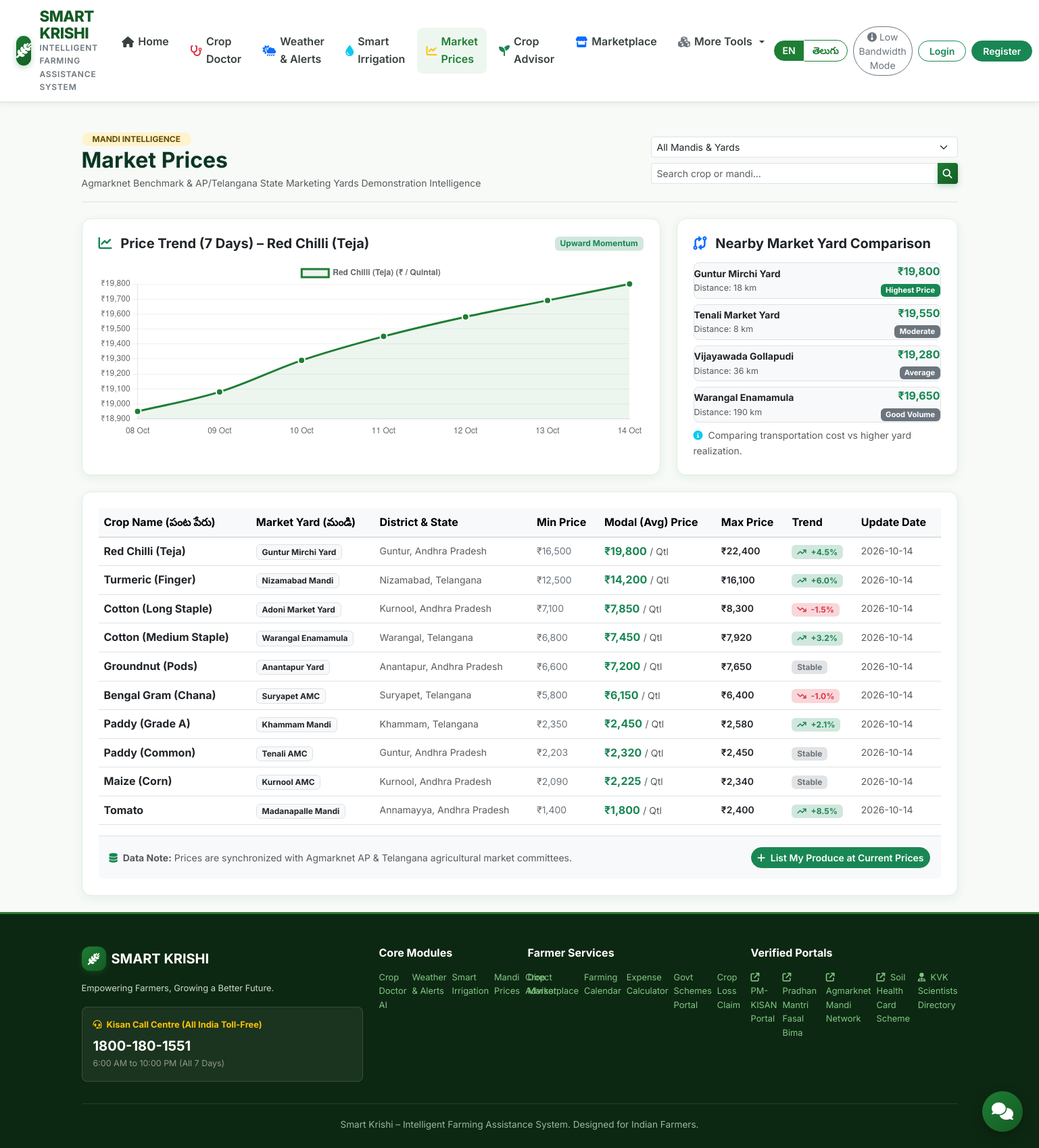
/market, run on the app's committed database.
### tables this page shows
CREATE TABLE market_prices (
    id INTEGER PRIMARY KEY AUTOINCREMENT,
    crop_name_en TEXT NOT NULL,
    crop_name_te TEXT NOT NULL,
    mandi_name TEXT NOT NULL,
    district TEXT NOT NULL,
    state TEXT DEFAULT 'Andhra Pradesh',
    modal_price REAL NOT NULL,
    min_price REAL NOT NULL,
    max_price REAL NOT NULL,
    price_unit TEXT DEFAULT '₹ / Quintal',
    price_trend TEXT CHECK(price_trend IN ('up', 'down', 'stable')) DEFAULT 'stable',
    trend_pct REAL DEFAULT 0.0,
    price_date DATE NOT NULL,
    is_demo_data INTEGER DEFAULT 0,
    created_at TIMESTAMP DEFAULT CURRENT_TIMESTAMP
);

### app.py (the view)
@app.route("/market")
def market():
    search = request.args.get("q", "").strip()
    selected_mandi = request.args.get("mandi", "all")
    prices = MarketService.get_all_prices(search, selected_mandi)
    mandis = MarketService.get_mandi_list()
    top_crop = prices[0]["crop_name_en"] if prices else "Red Chilli"
    trends = MarketService.get_historical_trends(top_crop)
    return render_template("market/index.html",
                           prices=prices,
                           mandis=mandis,
                           selected_mandi=selected_mandi,
                           search=search,
                           trends=trends)

### templates/market/index.html (shortened to what this page needs)
{% extends "base.html" %}
{% block content %}
<div class="container py-4">
  <div class="d-flex flex-wrap justify-content-between align-items-center mb-4 pb-3 border-bottom gap-3">
    <div>
      <span class="badge bg-warning-subtle text-warning-emphasis fw-bold px-3 py-1.5 rounded-pill text-uppercase">Mandi Intelligence</span>
      <h2 class="fw-bold text-success-emphasis mb-0" data-i18n="nav_market">Live Agricultural Market Prices</h2>
      <div class="text-muted small mt-1">
        Agmarknet Benchmark & AP/Telangana State Marketing Yards Demonstration Intelligence
      </div>
    </div>
    <form method="GET" action="{{ url_for('market') }}" class="d-flex flex-wrap gap-2">
      <select name="mandi" class="form-select form-select-sm" onchange="this.form.submit()">
        <option value="all">All Mandis & Yards</option>
      </select>
      <div class="input-group input-group-sm">
        <input type="text" name="q" class="form-control" placeholder="Search crop or mandi..." value="{{ search }}">
        <button type="submit" class="btn btn-krishi-primary">
          <i class="fa-solid fa-magnifying-glass"></i>
        </button>
      </div>
    </form>
  </div>
  <div class="row g-4 mb-4">
    <div class="col-lg-8">
      <div class="krishi-card">
        <div class="d-flex justify-content-between align-items-center mb-3">
          <h5 class="fw-bold text-dark mb-0">
            <i class="fa-solid fa-chart-line text-success me-2"></i> Price Trend (7 Days) – {{ trends.crop }}
          </h5>
          <span class="badge bg-success-subtle text-success">Upward Momentum</span>
        </div>
        <div style="height: 260px;">
          <canvas id="marketTrendChart"></canvas>
        </div>
      </div>
    </div>
    <div class="col-lg-4">
      <div class="krishi-card">
        <h5 class="fw-bold text-dark mb-3">
          <i class="fa-solid fa-code-compare text-primary me-2"></i> Nearby Market Yard Comparison
        </h5>
        <div class="d-flex flex-column gap-2 flex-grow-1">
          {% for item in trends.nearby_comparison %}
            <div class="p-2.5 bg-light rounded-3 border d-flex justify-content-between align-items-center">
              <div>
                <div class="fw-bold text-dark small">{{ item.mandi }}</div>
                <div class="text-muted" style="font-size: 0.78rem;">Distance: {{ item.distance_km }} km</div>
              </div>
              <div class="text-end">
                <div class="fw-bold text-success">₹{{ "{:,.0f}".format(item.price) }}</div>
                <span class="badge {% if 'Highest' in item.status %}bg-success{% else %}bg-secondary{% endif %}" style="font-size: 0.7rem;">
                  {{ item.status }}
                </span>
              </div>
            </div>
          {% endfor %}
        </div>
        <div class="small text-muted mt-2">
          <i class="fa-solid fa-circle-info text-info me-1"></i> Comparing transportation cost vs higher yard realization.
        </div>
      </div>
    </div>
  </div>
  <div class="krishi-card">
    <div class="table-responsive">
      <table class="table table-hover align-middle mb-0">
        <thead class="table-light">
          <tr>
            <th>Crop Name (పంట పేరు)</th>
            <th>Market Yard (మండి)</th>
            <th>District & State</th>
            <th>Min Price</th>
            <th>Modal (Avg) Price</th>
            <th>Max Price</th>
            <th>Trend</th>
            <th>Update Date</th>
          </tr>
        </thead>
        <tbody>
          {% for p in prices %}
            <tr>
              <td>
                <div class="fw-bold text-dark">
                  {% if current_lang == 'te' %}{{ p.crop_name_te }}{% else %}{{ p.crop_name_en }}{% endif %}
                </div>
              </td>
              <td><span class="badge bg-light text-dark border">{{ p.mandi_name }}</span></td>
              <td class="small text-muted">{{ p.district }}, {{ p.state }}</td>
              <td class="text-secondary small">₹{{ "{:,.0f}".format(p.min_price) }}</td>
              <td>
                <span class="fw-bold text-success fs-6">₹{{ "{:,.0f}".format(p.modal_price) }}</span>
                <span class="small text-muted">/ Qtl</span>
              </td>
              <td class="text-dark small fw-semibold">₹{{ "{:,.0f}".format(p.max_price) }}</td>
              <td>
                {% if p.price_trend == 'up' %}
                  <span class="badge bg-success-subtle text-success"><i class="fa-solid fa-arrow-trend-up me-1"></i> +{{ p.trend_pct }}%</span>
                {% elif p.price_trend == 'down' %}
                  <span class="badge bg-danger-subtle text-danger"><i class="fa-solid fa-arrow-trend-down me-1"></i> {{ p.trend_pct }}%</span>
                {% else %}
                  <span class="badge bg-secondary-subtle text-secondary">Stable</span>
                {% endif %}
              </td>
              <td class="small text-muted">{{ p.price_date }}</td>
            </tr>
          {% endfor %}
        </tbody>
      </table>
    </div>
    <div class="p-3 bg-light border-top mt-3 rounded-bottom small text-muted d-flex justify-content-between align-items-center">
      <div>
        <i class="fa-solid fa-database text-success me-1"></i>
        <strong>Data Note:</strong> Prices are synchronized with Agmarknet AP & Telangana agricultural market committees.
      </div>
      <a href="{{ url_for('marketplace_sell') }}" class="btn btn-sm btn-success rounded-pill fw-semibold">
        <i class="fa-solid fa-plus me-1"></i> List My Produce at Current Prices
      </a>
    </div>
  </div>
</div>
{% endblock %}
{% block scripts %}
<script>
  document.addEventListener("DOMContentLoaded", () => {
    const labels = {{ trends.labels | tojson }};
    const prices = {{ trends.prices | tojson }};
    initMarketPriceChart('marketTrendChart', labels, prices, '{{ trends.crop }}');
  });
</script>
{% endblock %}

### data on the page
market_prices: crop "Red Chilli (Teja)", crop_name_en "Red Chilli (Teja)", mandi_name "Guntur Mirchi Yard", district "Guntur", state "Andhra Pradesh", min_price "16,500", modal_price "19,800", max_price "22,400", trend_pct "4.5", price_date "2026-10-14"
market_prices: crop_name_en "Turmeric (Finger)", mandi_name "Nizamabad Mandi", district "Nizamabad", state "Telangana", min_price "12,500", modal_price "14,200", max_price "16,100", trend_pct "6.0", price_date "2026-10-14"
market_prices: crop_name_en "Cotton (Long Staple)", mandi_name "Adoni Market Yard", district "Kurnool", state "Andhra Pradesh", min_price "7,100", modal_price "7,850", max_price "8,300", trend_pct "-1.5", price_date "2026-10-14"
market_prices: crop_name_en "Cotton (Medium Staple)", mandi_name "Warangal Enamamula", district "Warangal", state "Telangana", min_price "6,800", modal_price "7,450", max_price "7,920", trend_pct "3.2", price_date "2026-10-14"
market_prices: crop_name_en "Groundnut (Pods)", mandi_name "Anantapur Yard", district "Anantapur", state "Andhra Pradesh", min_price "6,600", modal_price "7,200", max_price "7,650", price_trend "Stable", price_date "2026-10-14"
market_prices: crop_name_en "Bengal Gram (Chana)", mandi_name "Suryapet AMC", district "Suryapet", state "Telangana", min_price "5,800", modal_price "6,150", max_price "6,400", trend_pct "-1.0", price_date "2026-10-14"
market_prices: crop_name_en "Paddy (Grade A)", mandi_name "Khammam Mandi", district "Khammam", state "Telangana", min_price "2,350", modal_price "2,450", max_price "2,580", trend_pct "2.1", price_date "2026-10-14"
market_prices: crop_name_en "Paddy (Common)", mandi_name "Tenali AMC", district "Guntur", state "Andhra Pradesh", min_price "2,203", modal_price "2,320", max_price "2,450", price_trend "Stable", price_date "2026-10-14"
market_prices: crop_name_en "Maize (Corn)", mandi_name "Kurnool AMC", district "Kurnool", state "Andhra Pradesh", min_price "2,090", modal_price "2,225", max_price "2,340", price_trend "Stable", price_date "2026-10-14"
market_prices: crop_name_en "Tomato", mandi_name "Madanapalle Mandi", district "Annamayya", state "Andhra Pradesh", min_price "1,400", modal_price "1,800", max_price "2,400", trend_pct "8.5", price_date "2026-10-14"

### other printed values
{{ item.mandi }} "Guntur Mirchi Yard" "Tenali Market Yard" "Vijayawada Gollapudi" "Warangal Enamamula"
{{ item.distance_km }} "18" "8" "36" "190"
{{ "{:,.0f}".format(item.price) }} "19,800" "19,550" "19,280" "19,650"
{{ item.status }} "Highest Price" "Moderate" "Average" "Good Volume"
chart data {{ trends.prices | tojson }} [18950, 19080, 19290, 19450, 19580, 19690, 19800]
chart data {{ trends.crop }} Red Chilli (Teja)
